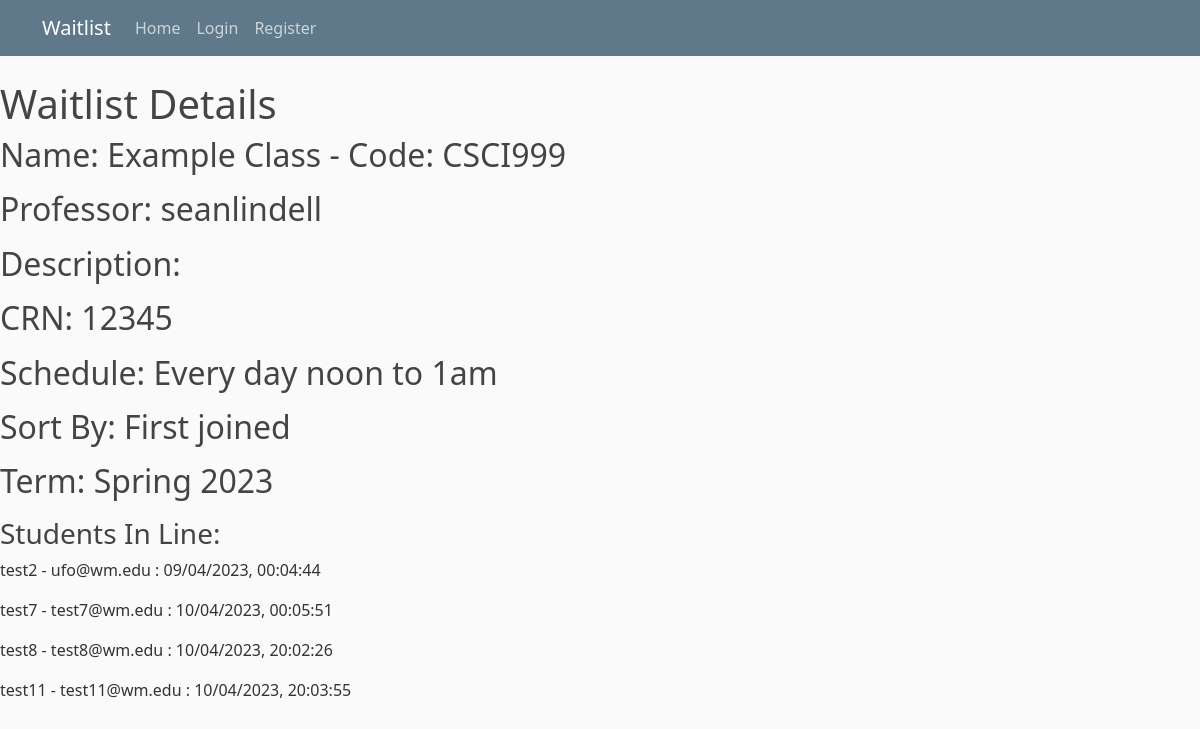
The page /studenthome/1/detail/ on the database as committed earlier.
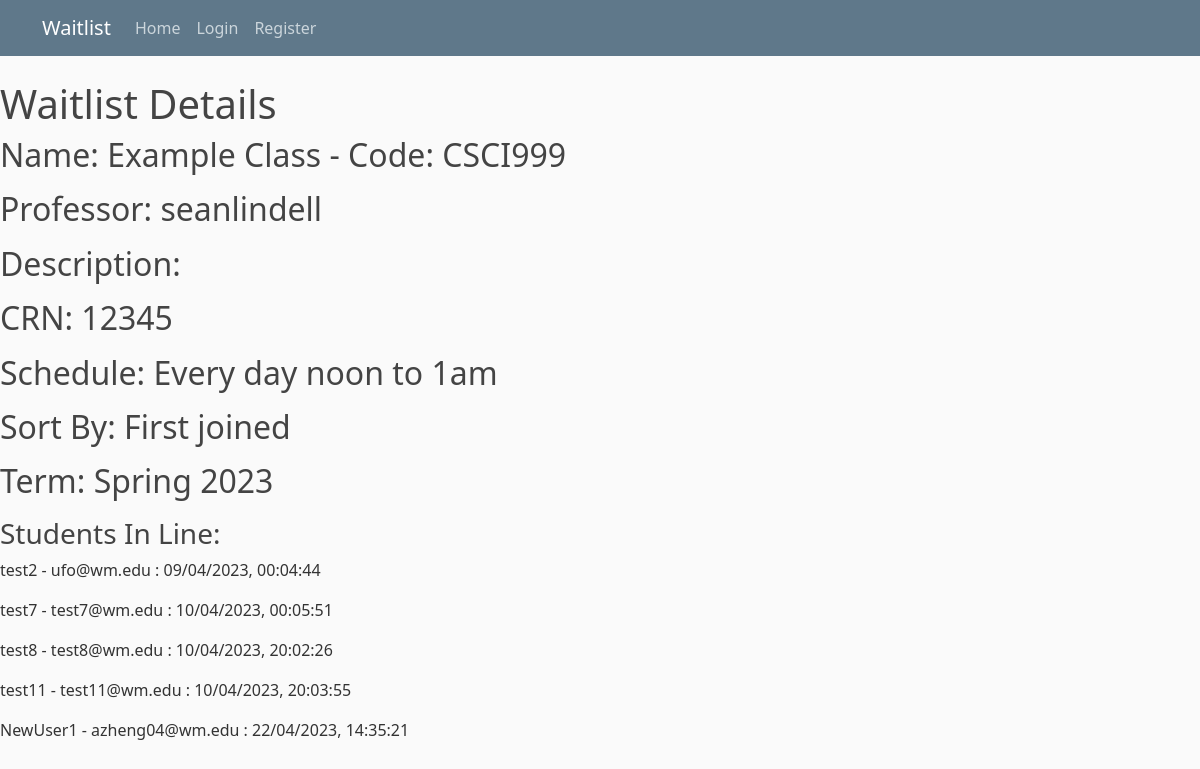
The same page on the database as committed later.
### studentview/models.py (models this page shows)
class StudentTicket(models.Model):
    class_waitlist = models.ForeignKey(ClassWaitlist, on_delete=models.CASCADE)
    date_joined = models.DateTimeField("date joined")
    student = models.ForeignKey(User, on_delete=models.CASCADE)
    position = models.IntegerField(default=0)  # Add this line
    waitlist_status = models.CharField(max_length=1, default="p" ) #a = accept r = reject p = pending
    def __str__(self):
        return str(self.student) + " - " + str(self.student.email) + ' : ' + str(self.date_joined.strftime("%d/%m/%Y, %H:%M:%S"))

### studentview/views.py (the view)
# urls.py: path("<int:pk>/detail/", views.DetailView.as_view(), name='detail'),
class DetailView(generic.DetailView):
    model = ClassWaitlist
    template_name = 'studentview/detail.html'
    def get_context_data(self, **kwargs):
        print(kwargs)
        context = super().get_context_data(**kwargs)
        context['isProfessor'] = self.request.user.groups.filter(name='Professor').exists()
        context['ownsClass'] = self.request.user.id == kwargs['object'].professor.pk
        return context

### studentview/models.py (called while the page is built)
    def __str__(self):
        return self.className

### studentview/templates/studentview/detail.html (shortened to what this page needs)
{% extends "studentview/base.html" %}
{% block content %}
        <h1>Waitlist Details</h1>
        <legend> <h2> Name: {{ classwaitlist.className }}  - Code: {{ classwaitlist.classCode}} </h2> </legend>
        <legend> <h2> Professor: {{ classwaitlist.professor }} </h2> </legend>
        <legend> <h2> Description: {{ classwaitlist.classDescription }} </h2> </legend>
        <legend> <h2> CRN: {{ classwaitlist.crn }} </h2> </legend>
        <legend> <h2> Schedule: {{ classwaitlist.schedule }} </h2> </legend>
        <legend> <h2> Sort By: {{ classwaitlist.sortType }} </h2> </legend>
        <legend> <h2> Term: {{ classwaitlist.term }} </h2> </legend>
        <h3> Students In Line: </h3>
        {% for studentticket in classwaitlist.studentticket_set.all|dictsort:"position" %}
            <p>
                {{ studentticket }}
            </p>
        {% endfor %}
{% endblock content %}

Rows that differ between the two databases and show on the page:
added StudentTicket: student+date_joined "NewUser1 - azheng04@wm.edu : 22/04/2023, 14:35:21"
